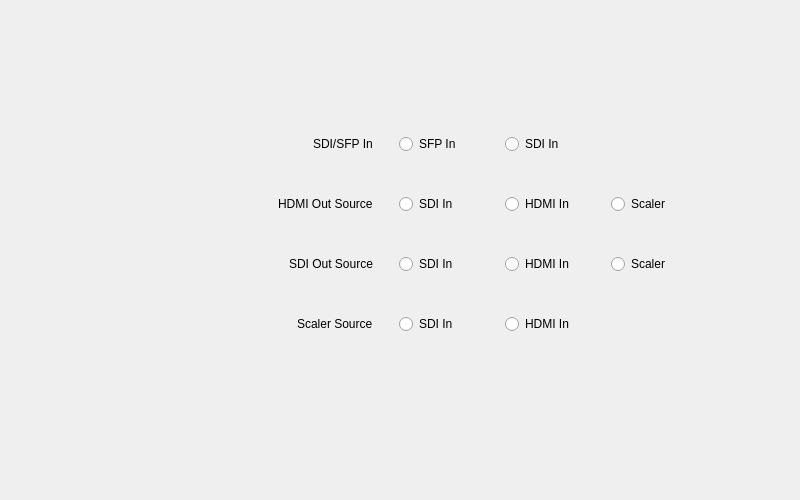
<?xml version="1.0" encoding="UTF-8"?>
<ui version="4.0">
 <class>Cross_Output_Form</class>
 <widget class="QWidget" name="Cross_Output_Form">
  <property name="geometry">
   <rect>
    <x>0</x>
    <y>0</y>
    <width>800</width>
    <height>500</height>
   </rect>
  </property>
  <property name="windowTitle">
   <string>Form</string>
  </property>
  <widget class="QWidget" name="layoutWidget">
   <property name="geometry">
    <rect>
     <x>40</x>
     <y>100</y>
     <width>711</width>
     <height>271</height>
    </rect>
   </property>
   <layout class="QGridLayout" name="gridLayout">
    <item row="0" column="0">
     <layout class="QHBoxLayout" name="horizontalLayout_11">
      <item>
       <spacer name="horizontalSpacer_11">
        <property name="orientation">
         <enum>Qt::Orientation::Horizontal</enum>
        </property>
        <property name="sizeHint" stdset="0">
         <size>
          <width>40</width>
          <height>20</height>
         </size>
        </property>
       </spacer>
      </item>
      <item>
       <widget class="QLabel" name="hdmiOutSrc_label_2">
        <property name="text">
         <string>SDI/SFP In</string>
        </property>
       </widget>
      </item>
     </layout>
    </item>
    <item row="0" column="1">
     <layout class="QHBoxLayout" name="horizontalLayout_12">
      <property name="leftMargin">
       <number>20</number>
      </property>
      <item>
       <widget class="QRadioButton" name="sfp_radioButton">
        <property name="enabled">
         <bool>true</bool>
        </property>
        <property name="minimumSize">
         <size>
          <width>100</width>
          <height>0</height>
         </size>
        </property>
        <property name="text">
         <string>SFP In</string>
        </property>
        <attribute name="buttonGroup">
         <string notr="true">sdi_sfp_buttonGroup</string>
        </attribute>
       </widget>
      </item>
      <item>
       <widget class="QRadioButton" name="sdi_in_radioButton">
        <property name="minimumSize">
         <size>
          <width>100</width>
          <height>0</height>
         </size>
        </property>
        <property name="text">
         <string>SDI In</string>
        </property>
        <attribute name="buttonGroup">
         <string notr="true">sdi_sfp_buttonGroup</string>
        </attribute>
       </widget>
      </item>
      <item>
       <spacer name="horizontalSpacer_12">
        <property name="orientation">
         <enum>Qt::Orientation::Horizontal</enum>
        </property>
        <property name="sizeHint" stdset="0">
         <size>
          <width>40</width>
          <height>20</height>
         </size>
        </property>
       </spacer>
      </item>
     </layout>
    </item>
    <item row="1" column="0">
     <layout class="QHBoxLayout" name="horizontalLayout_6">
      <property name="leftMargin">
       <number>0</number>
      </property>
      <item>
       <spacer name="horizontalSpacer_6">
        <property name="orientation">
         <enum>Qt::Orientation::Horizontal</enum>
        </property>
        <property name="sizeHint" stdset="0">
         <size>
          <width>40</width>
          <height>20</height>
         </size>
        </property>
       </spacer>
      </item>
      <item>
       <widget class="QLabel" name="hdmiOutSrc_label">
        <property name="text">
         <string>HDMI Out Source</string>
        </property>
       </widget>
      </item>
     </layout>
    </item>
    <item row="1" column="1">
     <layout class="QHBoxLayout" name="horizontalLayout">
      <property name="leftMargin">
       <number>20</number>
      </property>
      <item>
       <widget class="QRadioButton" name="hdmiOutSrc_sdiIn_radioButton">
        <property name="minimumSize">
         <size>
          <width>100</width>
          <height>0</height>
         </size>
        </property>
        <property name="text">
         <string>SDI In</string>
        </property>
        <attribute name="buttonGroup">
         <string notr="true">hdmiOutSrc_buttonGroup</string>
        </attribute>
       </widget>
      </item>
      <item>
       <widget class="QRadioButton" name="hdmiOutSrc_hdmiIn_radioButton">
        <property name="minimumSize">
         <size>
          <width>100</width>
          <height>0</height>
         </size>
        </property>
        <property name="text">
         <string>HDMI In</string>
        </property>
        <attribute name="buttonGroup">
         <string notr="true">hdmiOutSrc_buttonGroup</string>
        </attribute>
       </widget>
      </item>
      <item>
       <widget class="QRadioButton" name="hdmiOutSrc_scaler_radioButton">
        <property name="minimumSize">
         <size>
          <width>100</width>
          <height>0</height>
         </size>
        </property>
        <property name="text">
         <string>Scaler</string>
        </property>
        <attribute name="buttonGroup">
         <string notr="true">hdmiOutSrc_buttonGroup</string>
        </attribute>
       </widget>
      </item>
      <item>
       <spacer name="horizontalSpacer_3">
        <property name="orientation">
         <enum>Qt::Orientation::Horizontal</enum>
        </property>
        <property name="sizeHint" stdset="0">
         <size>
          <width>40</width>
          <height>20</height>
         </size>
        </property>
       </spacer>
      </item>
     </layout>
    </item>
    <item row="3" column="0">
     <layout class="QHBoxLayout" name="horizontalLayout_8">
      <item>
       <spacer name="horizontalSpacer_8">
        <property name="orientation">
         <enum>Qt::Orientation::Horizontal</enum>
        </property>
        <property name="sizeHint" stdset="0">
         <size>
          <width>40</width>
          <height>20</height>
         </size>
        </property>
       </spacer>
      </item>
      <item>
       <widget class="QLabel" name="scalerSrc_label">
        <property name="text">
         <string>Scaler Source</string>
        </property>
       </widget>
      </item>
     </layout>
    </item>
    <item row="2" column="0">
     <layout class="QHBoxLayout" name="horizontalLayout_7">
      <item>
       <spacer name="horizontalSpacer_7">
        <property name="orientation">
         <enum>Qt::Orientation::Horizontal</enum>
        </property>
        <property name="sizeHint" stdset="0">
         <size>
          <width>40</width>
          <height>20</height>
         </size>
        </property>
       </spacer>
      </item>
      <item>
       <widget class="QLabel" name="sdiOutSrc_label">
        <property name="text">
         <string>SDI Out Source</string>
        </property>
       </widget>
      </item>
     </layout>
    </item>
    <item row="2" column="1">
     <layout class="QHBoxLayout" name="horizontalLayout_2">
      <property name="leftMargin">
       <number>20</number>
      </property>
      <item>
       <widget class="QRadioButton" name="sdiOutSrc_sdiIn_radioButton">
        <property name="minimumSize">
         <size>
          <width>100</width>
          <height>0</height>
         </size>
        </property>
        <property name="text">
         <string>SDI In</string>
        </property>
        <attribute name="buttonGroup">
         <string notr="true">sdiOutSrc_buttonGroup</string>
        </attribute>
       </widget>
      </item>
      <item>
       <widget class="QRadioButton" name="sdiOutSrc_hdmiIn_radioButton">
        <property name="minimumSize">
         <size>
          <width>100</width>
          <height>0</height>
         </size>
        </property>
        <property name="text">
         <string>HDMI In</string>
        </property>
        <attribute name="buttonGroup">
         <string notr="true">sdiOutSrc_buttonGroup</string>
        </attribute>
       </widget>
      </item>
      <item>
       <widget class="QRadioButton" name="sdiOutSrc_scaler_radioButton">
        <property name="minimumSize">
         <size>
          <width>100</width>
          <height>0</height>
         </size>
        </property>
        <property name="text">
         <string>Scaler</string>
        </property>
        <attribute name="buttonGroup">
         <string notr="true">sdiOutSrc_buttonGroup</string>
        </attribute>
       </widget>
      </item>
      <item>
       <spacer name="horizontalSpacer_2">
        <property name="orientation">
         <enum>Qt::Orientation::Horizontal</enum>
        </property>
        <property name="sizeHint" stdset="0">
         <size>
          <width>40</width>
          <height>20</height>
         </size>
        </property>
       </spacer>
      </item>
     </layout>
    </item>
    <item row="3" column="1">
     <layout class="QHBoxLayout" name="horizontalLayout_3">
      <property name="leftMargin">
       <number>20</number>
      </property>
      <item>
       <widget class="QRadioButton" name="scalerSrc_sdiIn_radioButton">
        <property name="minimumSize">
         <size>
          <width>100</width>
          <height>0</height>
         </size>
        </property>
        <property name="text">
         <string>SDI In</string>
        </property>
        <attribute name="buttonGroup">
         <string notr="true">scalerSrc_buttonGroup</string>
        </attribute>
       </widget>
      </item>
      <item>
       <widget class="QRadioButton" name="scalerSrc_hdmiIn_radioButton">
        <property name="minimumSize">
         <size>
          <width>100</width>
          <height>0</height>
         </size>
        </property>
        <property name="text">
         <string>HDMI In</string>
        </property>
        <attribute name="buttonGroup">
         <string notr="true">scalerSrc_buttonGroup</string>
        </attribute>
       </widget>
      </item>
      <item>
       <spacer name="horizontalSpacer">
        <property name="orientation">
         <enum>Qt::Orientation::Horizontal</enum>
        </property>
        <property name="sizeHint" stdset="0">
         <size>
          <width>40</width>
          <height>20</height>
         </size>
        </property>
       </spacer>
      </item>
     </layout>
    </item>
   </layout>
  </widget>
 </widget>
 <resources/>
 <connections/>
 <buttongroups>
  <buttongroup name="sdi_sfp_buttonGroup"/>
  <buttongroup name="scalerSrc_buttonGroup"/>
  <buttongroup name="sdiOutSrc_buttonGroup"/>
  <buttongroup name="hdmiOutSrc_buttonGroup"/>
  <buttongroup name="sdiOutMode_buttonGroup"/>
 </buttongroups>
</ui>
